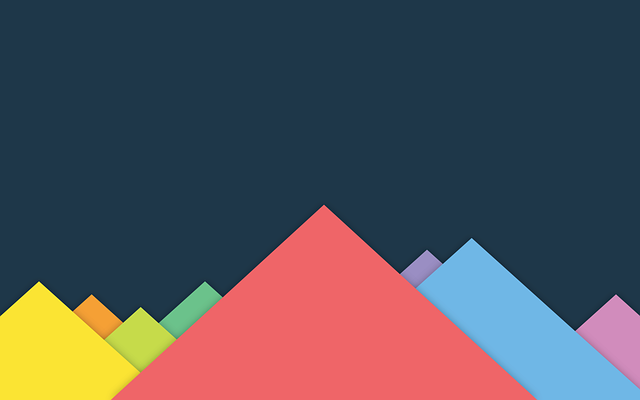
#> input picture tests/cv2-resize-image-original.png, 640 x 400 px
$ python bit_unhide.py out.png ../tests/cv2-resize-image-original.png
#> lines starting #> are read from the running program, lines starting #| are printed output that depends on the picture
#!/usr/bin/env python3

""" This script recovers a hidden image. It extracts the lowest n bits and
stores them as most significant bits.
"""

from PIL import Image

def reveal_lsb(pixel, n):
    """ Extracts the lowest n bits of each pixel value and
    shifts them to the MSB position.
    """

    shift = lambda v: (v & (0xff >> (8 - n))) << (8 - n)
    return list(map(shift, pixel))

def image_pixel_manipulation(img, f):
    """ Applies the given function f (expecting a pixel and returning a pixel) onto each
    pixel of the given input image img. Returns a new image.
    """

    return [[f(pixel) for pixel in row] for row in img]

def store_image(filename, data):
    import numpy

    d = numpy.array(data).astype('uint8')
    Image.fromarray(d).save(filename)

def read_image(filename):
    """ Reads an image from a file into an array.

    The matplotlib function (https://matplotlib.org/3.1.1/_modules/matplotlib/image.html#imread)
    is not used here since floats for pixel values (used when opening a PNG file) are annoying.
    """
#> called with filename = '../tests/cv2-resize-image-original.png'

    from matplotlib.image import pil_to_array

    with Image.open(filename) as image:
#> image is the input picture: PIL image 640x400 RGB; mean R, G, B 83.7, 81.5, 88.4
        return pil_to_array(image)

def main():
    """ Reads the given image into memory, extracts the lowest n bits and stores them
    as another image.
    """

    import argparse

    parser = argparse.ArgumentParser()
    parser.add_argument("output", help="filename of image to store the output")
    parser.add_argument("input", help="filename of image where hidden data is stored")
    parser.add_argument("-n", help="number of bits beeing used to hide data",
                        type=int, default=1, choices=range(1, 9))
    args = parser.parse_args()

    transformation = lambda pixel: reveal_lsb(pixel, args.n)

    print("[+] read image", args.input)
    img = read_image(args.input)

    print("[+] extract", args.n, "bits")
    new_img = image_pixel_manipulation(img, transformation)
#> new_img = 400 items

    print("[+] store result in", args.output)
    store_image(args.output, new_img)
#> in store_image, `d = numpy.array(data).astype('uint8')`:
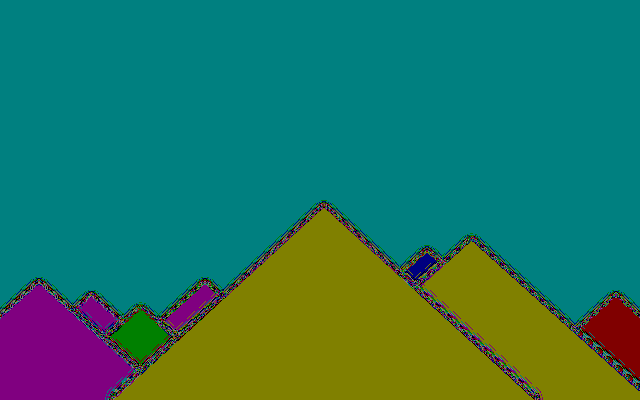
#> d: shape (400, 640, 3); mean of channels 0, 1, 2 36.8, 117.9, 96; drawn as R, G, B


if __name__ == "__main__":
    main()
